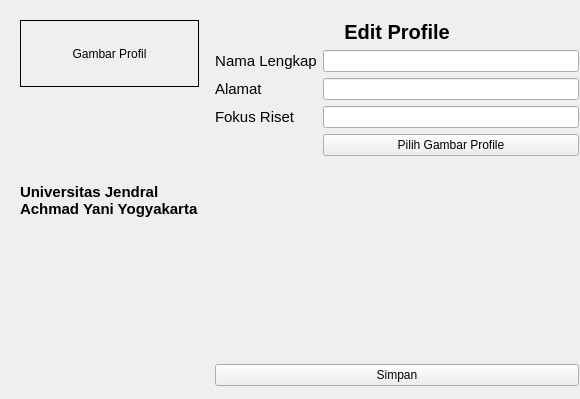
<?xml version="1.0" encoding="UTF-8"?>
<ui version="4.0">
 <class>Form</class>
 <widget class="QWidget" name="Form">
  <property name="geometry">
   <rect>
    <x>0</x>
    <y>0</y>
    <width>580</width>
    <height>399</height>
   </rect>
  </property>
  <property name="windowTitle">
   <string>Form</string>
  </property>
  <widget class="QWidget" name="horizontalLayoutWidget">
   <property name="geometry">
    <rect>
     <x>10</x>
     <y>10</y>
     <width>574</width>
     <height>381</height>
    </rect>
   </property>
   <layout class="QHBoxLayout" name="horizontalLayout">
    <property name="spacing">
     <number>6</number>
    </property>
    <property name="leftMargin">
     <number>5</number>
    </property>
    <property name="topMargin">
     <number>5</number>
    </property>
    <property name="rightMargin">
     <number>5</number>
    </property>
    <property name="bottomMargin">
     <number>5</number>
    </property>
    <item>
     <layout class="QVBoxLayout" name="verticalLayout_5">
      <property name="leftMargin">
       <number>5</number>
      </property>
      <property name="topMargin">
       <number>5</number>
      </property>
      <property name="rightMargin">
       <number>5</number>
      </property>
      <property name="bottomMargin">
       <number>5</number>
      </property>
      <item>
       <widget class="QLabel" name="ImageLbl">
        <property name="frameShape">
         <enum>QFrame::Box</enum>
        </property>
        <property name="text">
         <string>Gambar Profil</string>
        </property>
        <property name="alignment">
         <set>Qt::AlignCenter</set>
        </property>
       </widget>
      </item>
      <item>
       <widget class="QLabel" name="labelNama">
        <property name="font">
         <font>
          <pointsize>12</pointsize>
          <weight>75</weight>
          <italic>false</italic>
          <bold>true</bold>
          <underline>true</underline>
         </font>
        </property>
        <property name="frameShape">
         <enum>QFrame::NoFrame</enum>
        </property>
        <property name="text">
         <string/>
        </property>
       </widget>
      </item>
      <item>
       <widget class="QLabel" name="label_7">
        <property name="font">
         <font>
          <pointsize>11</pointsize>
          <weight>75</weight>
          <bold>true</bold>
         </font>
        </property>
        <property name="frameShadow">
         <enum>QFrame::Plain</enum>
        </property>
        <property name="text">
         <string>Universitas Jendral Achmad Yani Yogyakarta</string>
        </property>
        <property name="textFormat">
         <enum>Qt::AutoText</enum>
        </property>
        <property name="wordWrap">
         <bool>true</bool>
        </property>
        <property name="indent">
         <number>-1</number>
        </property>
        <property name="openExternalLinks">
         <bool>false</bool>
        </property>
       </widget>
      </item>
      <item>
       <widget class="QLabel" name="labelRiset">
        <property name="font">
         <font>
          <pointsize>12</pointsize>
          <weight>75</weight>
          <italic>true</italic>
          <bold>true</bold>
         </font>
        </property>
        <property name="text">
         <string/>
        </property>
       </widget>
      </item>
      <item>
       <widget class="QLabel" name="labelAlamat">
        <property name="font">
         <font>
          <pointsize>12</pointsize>
          <italic>true</italic>
         </font>
        </property>
        <property name="text">
         <string/>
        </property>
       </widget>
      </item>
     </layout>
    </item>
    <item>
     <layout class="QVBoxLayout" name="verticalLayout">
      <property name="leftMargin">
       <number>5</number>
      </property>
      <property name="topMargin">
       <number>5</number>
      </property>
      <item>
       <widget class="QLabel" name="label">
        <property name="font">
         <font>
          <pointsize>15</pointsize>
          <weight>75</weight>
          <bold>true</bold>
         </font>
        </property>
        <property name="text">
         <string>Edit Profile</string>
        </property>
        <property name="alignment">
         <set>Qt::AlignHCenter|Qt::AlignTop</set>
        </property>
       </widget>
      </item>
      <item>
       <layout class="QFormLayout" name="formLayout_5">
        <item row="0" column="0">
         <widget class="QLabel" name="label_2">
          <property name="font">
           <font>
            <pointsize>11</pointsize>
            <weight>50</weight>
            <bold>false</bold>
           </font>
          </property>
          <property name="text">
           <string>Nama Lengkap</string>
          </property>
          <property name="alignment">
           <set>Qt::AlignCenter</set>
          </property>
         </widget>
        </item>
        <item row="0" column="1">
         <widget class="QLineEdit" name="lineEditNama"/>
        </item>
        <item row="1" column="0">
         <widget class="QLabel" name="label_3">
          <property name="font">
           <font>
            <pointsize>11</pointsize>
            <weight>50</weight>
            <bold>false</bold>
           </font>
          </property>
          <property name="text">
           <string>Alamat</string>
          </property>
         </widget>
        </item>
        <item row="1" column="1">
         <widget class="QLineEdit" name="lineEditAlamat"/>
        </item>
        <item row="2" column="0">
         <widget class="QLabel" name="label_4">
          <property name="font">
           <font>
            <pointsize>11</pointsize>
            <weight>50</weight>
            <bold>false</bold>
           </font>
          </property>
          <property name="text">
           <string>Fokus Riset</string>
          </property>
         </widget>
        </item>
        <item row="4" column="1">
         <widget class="QPushButton" name="selectImageBtn">
          <property name="text">
           <string>Pilih Gambar Profile</string>
          </property>
         </widget>
        </item>
        <item row="2" column="1">
         <widget class="QLineEdit" name="lineEditRiset"/>
        </item>
       </layout>
      </item>
      <item>
       <spacer name="verticalSpacer">
        <property name="orientation">
         <enum>Qt::Vertical</enum>
        </property>
        <property name="sizeHint" stdset="0">
         <size>
          <width>20</width>
          <height>40</height>
         </size>
        </property>
       </spacer>
      </item>
      <item>
       <widget class="QPushButton" name="pushButtonSimpan">
        <property name="text">
         <string>Simpan</string>
        </property>
       </widget>
      </item>
     </layout>
    </item>
   </layout>
  </widget>
 </widget>
 <resources/>
 <connections/>
</ui>
